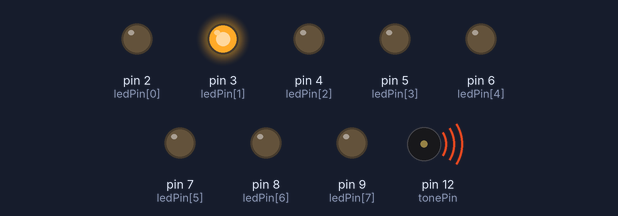
A sketch run on a simulated Arduino Uno, built with avr-gcc and run on an emulated ATmega328P. On the bench: output pins drawn as LEDs (lit = HIGH), buzzer (waves = sounding).

Above: at 1.42 s.
At 2.2 s:
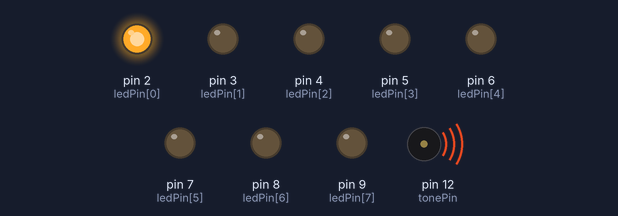
At 3.05 s:
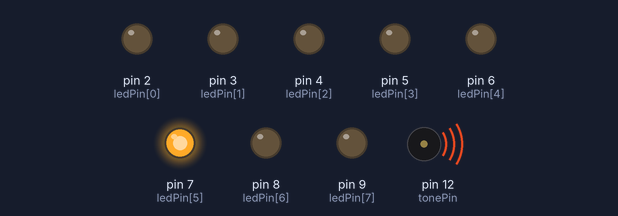
At 3.7 s:
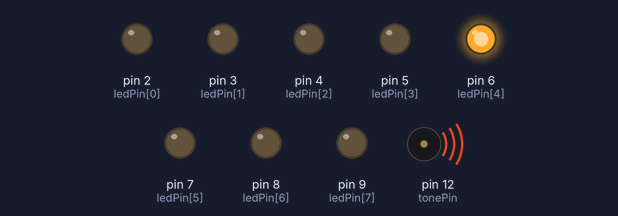
At 4.1 s:
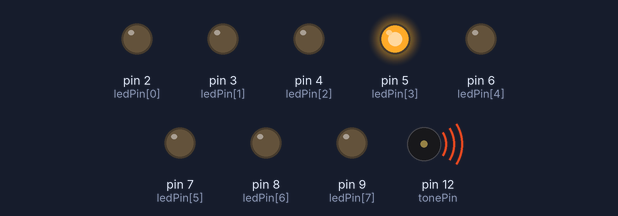
At 4.65 s:
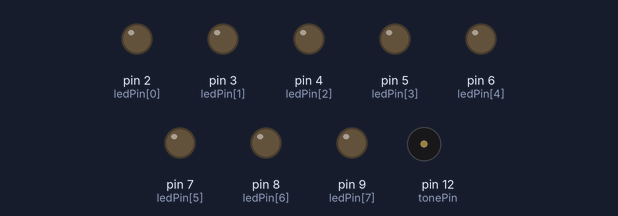
Timing chart, 0 to 5.5 s (numbered marks = the images above):
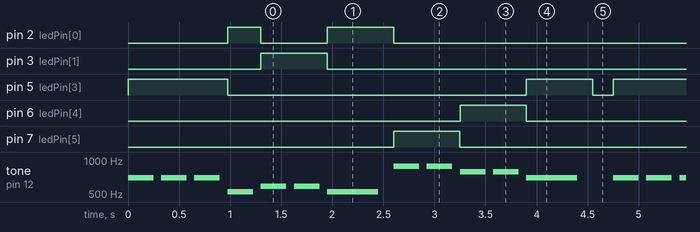

The sketch:

ledmelody.ino
```cpp
#define NOTE_C5 523
#define NOTE_D5 587
#define NOTE_E5 659
#define NOTE_F5 698
#define NOTE_G5 784
#define NOTE_A5 880
#define NOTE_B5 988
#define NOTE_C6 1047


int melody[] = {
  NOTE_F5, NOTE_F5, NOTE_F5, NOTE_C5, NOTE_D5, NOTE_D5, NOTE_C5, NOTE_A5, NOTE_A5, NOTE_G5, NOTE_G5, NOTE_F5
};

int noteDurations[] = {
  4, 4, 4, 4, 4, 4, 2, 4, 4, 4, 4, 2
};

int ledPin[]={
  2,3,4,5,6,7,8,9
};

int tonePin=12;
int ledState;

void setup() {
for(int thisled=0;thisled<8;thisled++){
  pinMode(ledPin[thisled],OUTPUT);
}
}

void loop() {
  for(int thisNote=0;thisNote<sizeof(melody)/sizeof(melody[0]);thisNote++){
    int noteDuration=1000/noteDurations[thisNote];
    tone(tonePin,melody[thisNote],noteDuration);
if(melody[thisNote]== NOTE_C5){
digitalWrite(ledPin[0],HIGH);
ledState=ledPin[0];
}
else if(melody[thisNote]== NOTE_D5){
digitalWrite(ledPin[1],HIGH);
ledState=ledPin[1];
}
else if(melody[thisNote]== NOTE_E5){
digitalWrite(ledPin[2],HIGH);
ledState=ledPin[2];
}
else if(melody[thisNote]== NOTE_F5){
digitalWrite(ledPin[3],HIGH);
ledState=ledPin[3];
}
else if(melody[thisNote]== NOTE_G5){
digitalWrite(ledPin[4],HIGH);
ledState=ledPin[4];
}
else if(melody[thisNote]== NOTE_A5){
digitalWrite(ledPin[5],HIGH);
ledState=ledPin[5];
}
else if(melody[thisNote]== NOTE_B5){
digitalWrite(ledPin[6],HIGH);
ledState=ledPin[6];
}
else if(melody[thisNote]== NOTE_C6){
digitalWrite(ledPin[7],HIGH);
ledState=ledPin[7];
}
int pauseBetweenNotes=noteDuration*1.30;
delay(pauseBetweenNotes);

noTone(tonePin);
digitalWrite(ledState,LOW);
  }
  delay(200);
}
```

Measured:
- by itself, pin 2 (ledPin[0]): repeats every 4.8 s: LOW 0.65 s, HIGH 0.65 s, LOW 3.1 s, HIGH 0.33 s
- by itself, pin 3 (ledPin[1]), pin 6 (ledPin[4]), pin 7 (ledPin[5]): alternates HIGH for 0.65 s and LOW for 4.1 s
- by itself, pin 5 (ledPin[3]): repeats every 4.8 s: LOW 2.9 s, HIGH 0.65 s, LOW 0.20 s, HIGH 0.98 s
- by itself, tone on pin 12 (tonePin): plays 698 Hz for 0.25 s, 698 Hz for 0.25 s, 698 Hz for 0.25 s, 523 Hz for 0.25 s, 587 Hz for 0.25 s, 587 Hz for 0.25 s … (103 notes in this stretch)
